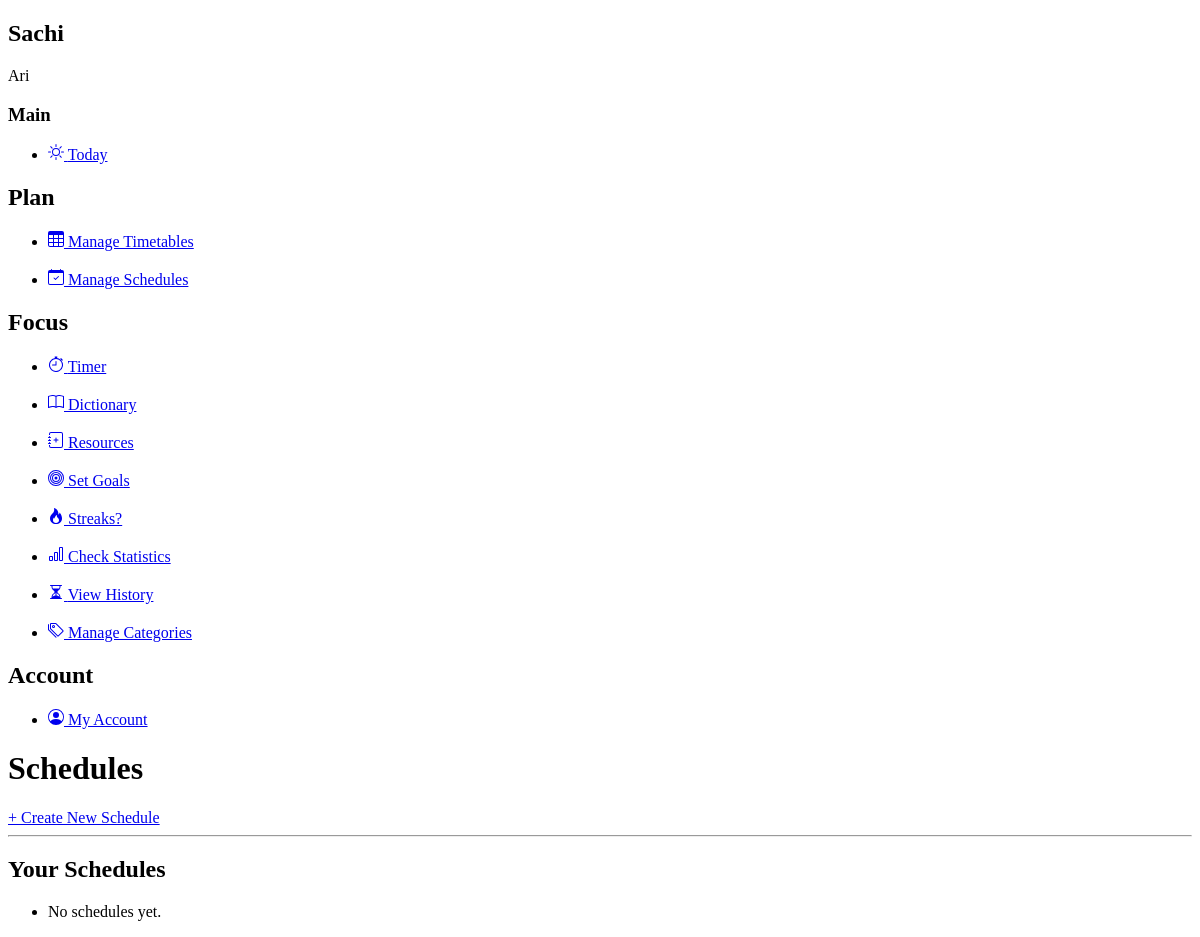
The app's page /schedules/ (signed in), older data.
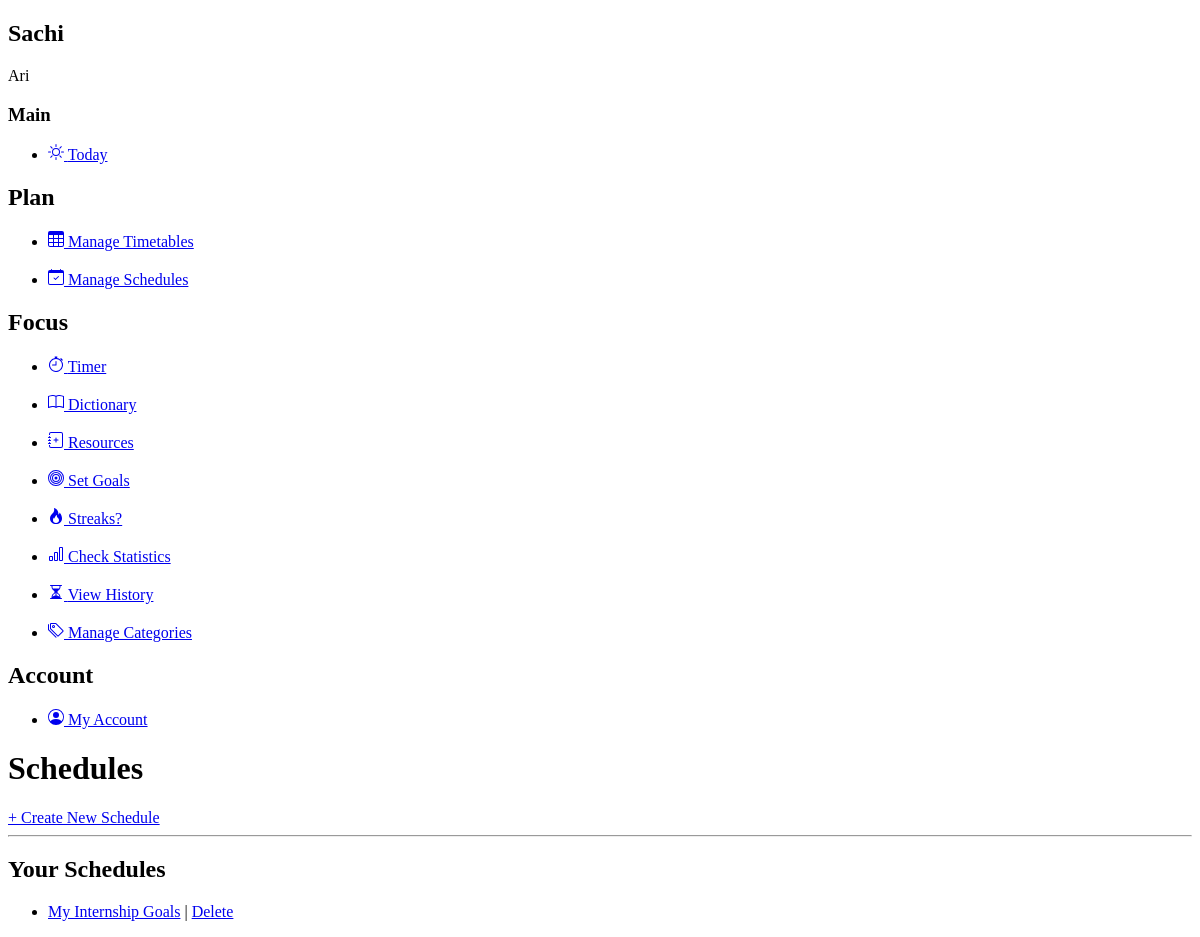
The same page, newer data.
### planner/models.py (models this page shows, shortened)
class Schedule(models.Model):
    user = models.ForeignKey(User, on_delete=models.CASCADE)
    name = models.CharField(max_length=100)
    created_at = models.DateTimeField(auto_now_add=True)

### planner/views/schedule_views.py (the view)
# urls.py: path('schedules/', views.schedule_home, name='schedule_home'),
@login_required(login_url='planner:login')
def schedule_home(request):
    schedules = Schedule.objects.filter(user=request.user)
    return render(request, 'schedule_home.html', {'schedules': schedules})

### planner/templates/schedule_home.html (shortened to what this page needs)
{% extends 'base.html' %}
{% block content %}
    <h1>Schedules</h1>
    <a href="{% url 'planner:create_schedule' %}">+ Create New Schedule</a>
    <hr>
    <h2>Your Schedules</h2>
    <ul>
        {% for schedule in schedules %}
            <li>
                <a href="{% url 'planner:schedule_view' schedule.id %}">{{ schedule.name }}</a>
                | <a href="{% url 'planner:delete_schedule' schedule.id %}">Delete</a>
            </li>
        {% empty %}
            <li>No schedules yet.</li>
        {% endfor %}
    </ul>
{% endblock %}

Row changes from the older to the newer data that the page shows:
added Schedule: name "My Internship Goals"
Text that changed along with them:
text no longer shown: "No schedules yet."
